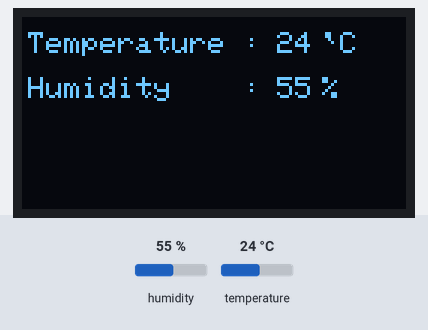
A sketch run on a simulated Arduino Uno, built with avr-gcc and run on an emulated ATmega328P. Parts: 128×64 one-colour display. Inputs (shaded band) come from the test bench; at power-on: humidity 55 %, temperature 24 °C.

Above: at 2.2 s.
At 7.9 s:
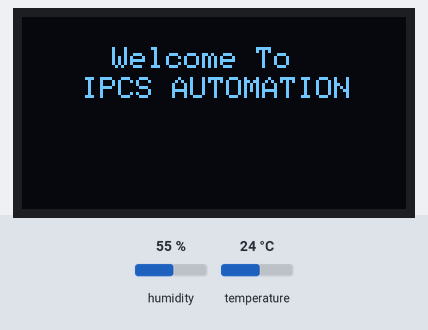
8.0 s: humidity set to 22 %
At 17.0 s:
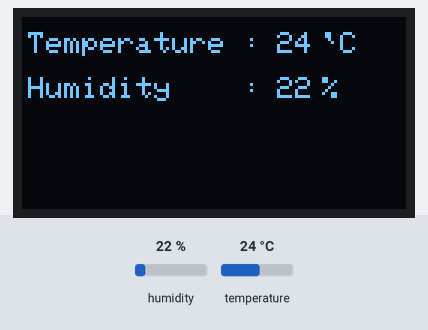
21.6 s: temperature set to 12 °C
At 31.4 s:
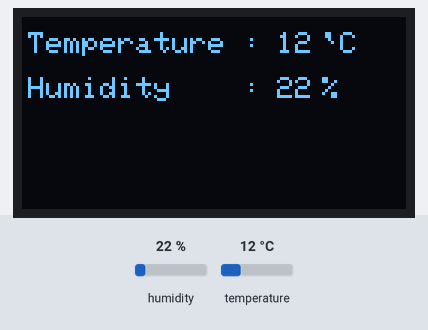
31.9 s: humidity set to 40 %
At 38.5 s:
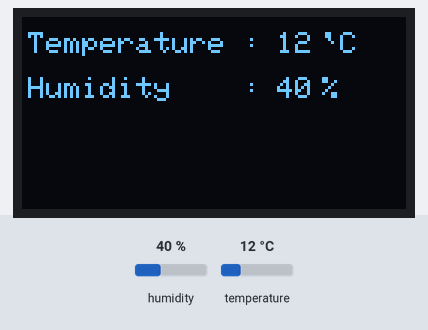
44.0 s: temperature set to 19 °C
Timing chart, 0 to 47.0 s (numbered marks = the images above; inputs shaded):
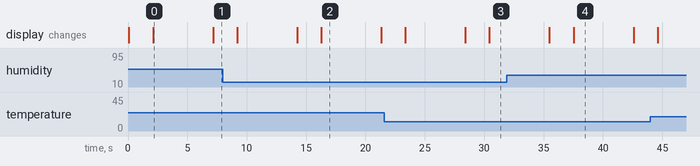

Measured:
- after the input at 8.0 s, the display: first differs from a run without the input after 8.3 s (image 2)
- after the input at 21.6 s, the display: first differs from a run without the input after 8.8 s (image 3)
- after the input at 31.9 s, the display: first differs from a run without the input after 5.6 s (image 4)
- what the display in image 0 shows lasts 5.1 s, from 2.1 s to 7.2 s

The sketch:

oled.ino
```cpp
#include <SPI.h>
#include <Wire.h>
#include <Adafruit_GFX.h>
#include <Adafruit_SSD1306.h>
#include "dht.h"
#define dht_apin A0
#define OLED_MOSI   9
#define OLED_CLK   10
#define OLED_DC    11
#define OLED_CS    12
#define OLED_RESET 13

Adafruit_SSD1306 display(OLED_MOSI, OLED_CLK, OLED_DC, OLED_RESET, OLED_CS);
#define SSD1306_LCDHEIGHT 64
#if (SSD1306_LCDHEIGHT != 64)
#error("Height incorrect, please fix Adafruit_SSD1306.h!");
#endif*/
dht DHT;

void setup()
{
  Serial.begin(9600);
  display.begin(SSD1306_SWITCHCAPVCC);
  display.clearDisplay();
  display.setTextColor(WHITE);
  display.setTextSize(1.5);
}
void loop()
{
  DHT.read11(dht_apin);  // Read apin on DHT11
  display.clearDisplay();
  display.setTextSize(1.5);
  display.setCursor(30,10);
  display.print("Welcome To");
  display.setCursor(20,20);
  display.print("IPCS AUTOMATION");
  display.display();
  delay(2000);

  display.clearDisplay();
  display.setTextSize(1.7);
  display.setCursor(2,5);
  display.print("Temperature : ");
  display.setCursor(85, 5);  // set position
  display.print(DHT.temperature, 0);  // display temperature from DHT11
  display.setCursor(100,5);
  display.print("`C");

  display.setCursor(2,20);
  display.print("Humidity    : ");
  display.setCursor(85, 20);
  display.print(DHT.humidity, 0);  // display humidity from DHT11
  display.setCursor(100,20);
  display.print("%");
  display.display();
  delay(5000);
  // Delay of 5sec before accessing DHT11 (min - 2sec)
}
```
